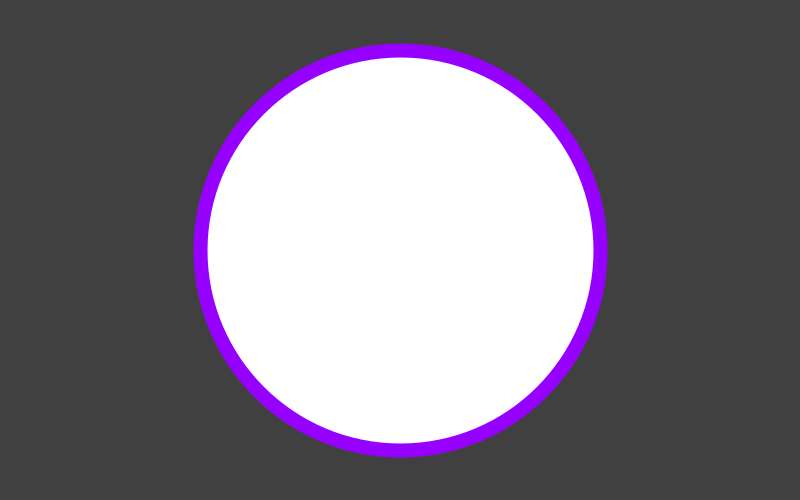
Frame 1 (no input)
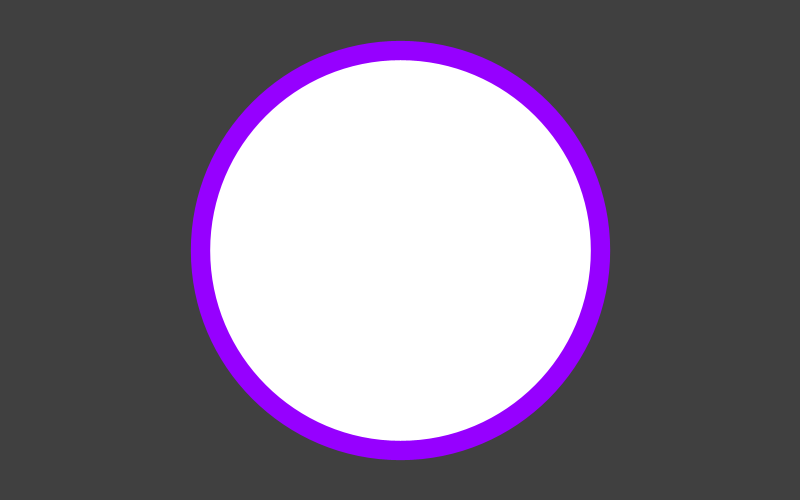
Frame 60 (the mouse pressed at the canvas centre just before this capture)
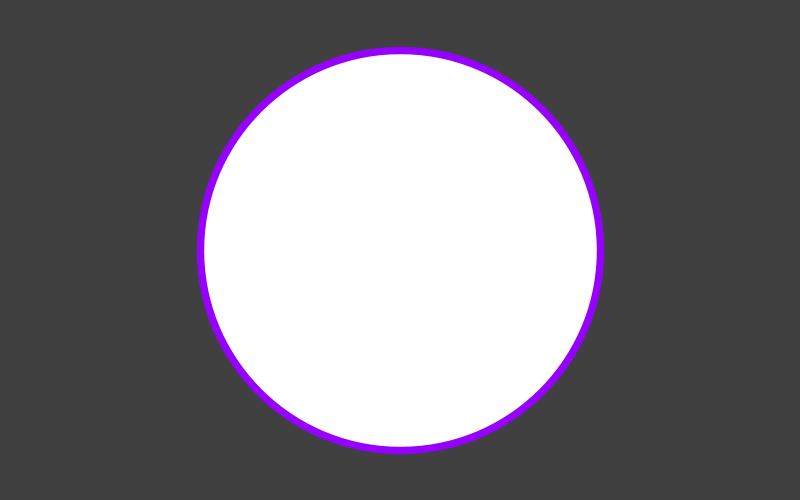
Frame 120 (the mouse held since frame 60 and released just before this capture)

The Processing sketch that drew these frames (run headless with seeded random() and noise(); from frame 60 on, the mouse is pressed at the canvas centre):

// Processing sketch: WaveDemo
// ── WaveDemo.pde
void setup(){
 size(800, 500); 
 stroke(150, 0, 255);
}

void draw(){
 background(64);
 
 float time = millis()/1000.0;
 
 
 float t = sin(time*20) * 9 + 11;
 strokeWeight(t);
 
 ellipse(width/2, height/2, 400, 400);
}
